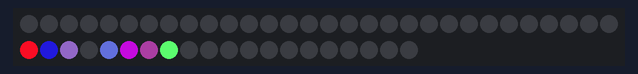
A sketch run on a simulated Arduino Uno, built with avr-gcc and run on an emulated ATmega328P. On the bench: 50 RGB LEDs in strip order, left to right, continuing on the next row. The strip is taken to match the declared colour order; random numbers use the default seed unless the sketch sets one.

Above: at 1.51 s.
At 2.39 s:
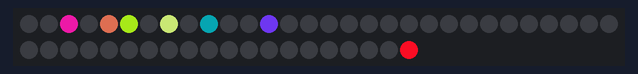
At 6.33 s:
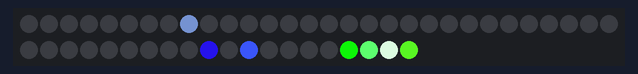
At 11.15 s:
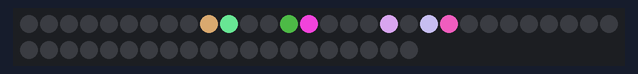
At 15.98 s:
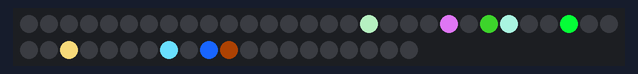
At 21.09 s:
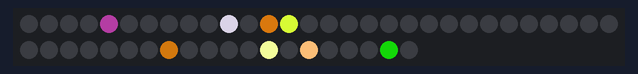

The sketch:

Chaser.ino
```cpp
/*
  Chase spews out random colored pixels traveling at random speeds
  down a NeoPixel strip. There are a predetermined number of pixels
  traveling the strip; when one gets to the end a new one is
  regenerated at the beginning.

  Chase requires the Adafruit NeoPixel library.
  https://github.com/adafruit/Adafruit_NeoPixel

  R. Gutmann
  1/4/2021

*/

#include <Adafruit_NeoPixel.h>

// hardware
#define PIN 7          // data output to the strip
#define NUM_LEDS 50   // how many pixels in the whole strip

// play with these numbers for different effects
#define NUM_CHASERS 10 // number of pixels on at any one time
#define MIN_DELAY 45    // min dwell time for a chaser
#define MAX_DELAY 45   // max dwell time for a chaser (MAX_DELAY - 1 : see random() )

// Create an instance of the Adafruit_NeoPixel class called "leds".
// RGB color order, 800 KHz
Adafruit_NeoPixel leds = Adafruit_NeoPixel( NUM_LEDS, PIN, NEO_RGB + NEO_KHZ800 );

// data for each chaser ("class" data)
unsigned long moveTimes[ NUM_CHASERS ];  // millis() at which the n-th pixel should move
unsigned int  delays[ NUM_CHASERS ];     // dwell time for n-th chaser at each pixel (ms)
unsigned long colors[ NUM_CHASERS ];     // n-th chaser's color
int positions[ NUM_CHASERS ];            // n-th chaser's current position

void setup()
{
  Serial.begin(57600);  // print for debug
  leds.begin();         // NeoPixel init
  for ( int n = 0; n < NUM_CHASERS; n++ )  // for each chaser
  {
    newChaser( n ); // create new chaser
  }
}  // end of setup()


void loop()
{
  unsigned long now = millis();  // current time
  leds.clear();                  // clear all the pixels

  for ( int n = 0; n < NUM_CHASERS; n++ )  // for each chaser
  {
    if ( now >= moveTimes[n] ) // time to move or start over
    {
      if ( ++positions[n] >= NUM_LEDS )  // run off the end?
      {
        newChaser(n);  // respawn
      }
      moveTimes[n] = now + delays[n];  // next time to move
    }  // end time to move

    leds.setPixelColor( positions[n], colors[n] );  // turn on pixel for this chaser

  }  // end of for each chaser

  leds.show();  // turn on all NUM_LEDS leds
}  // end of loop()


// create new Chaser parameters
void newChaser( int n )
{
  // pick a random color
  unsigned long r = random( 0, 0x100 );
  unsigned long g = random( 0, 0x100 );
  unsigned long b = random( 0, 0x100 );

  colors[n] = (r << 16) + (g << 8) + b;

  /*Serial.print(r, HEX); Serial.print(" ");
  Serial.print(g, HEX); Serial.print(" ");
  Serial.print(b, HEX); Serial.print(" ");
  Serial.println( colors[n], HEX ); */

  delays[n] = random( MIN_DELAY, MAX_DELAY );  // pick a random delay
  //Serial.println( delays[n] );
  positions[n] = random(0, NUM_CHASERS);       // start in a random spot
  moveTimes[n] = millis() + delays[n];         // next time to move
}  // end of newChaser()
```
